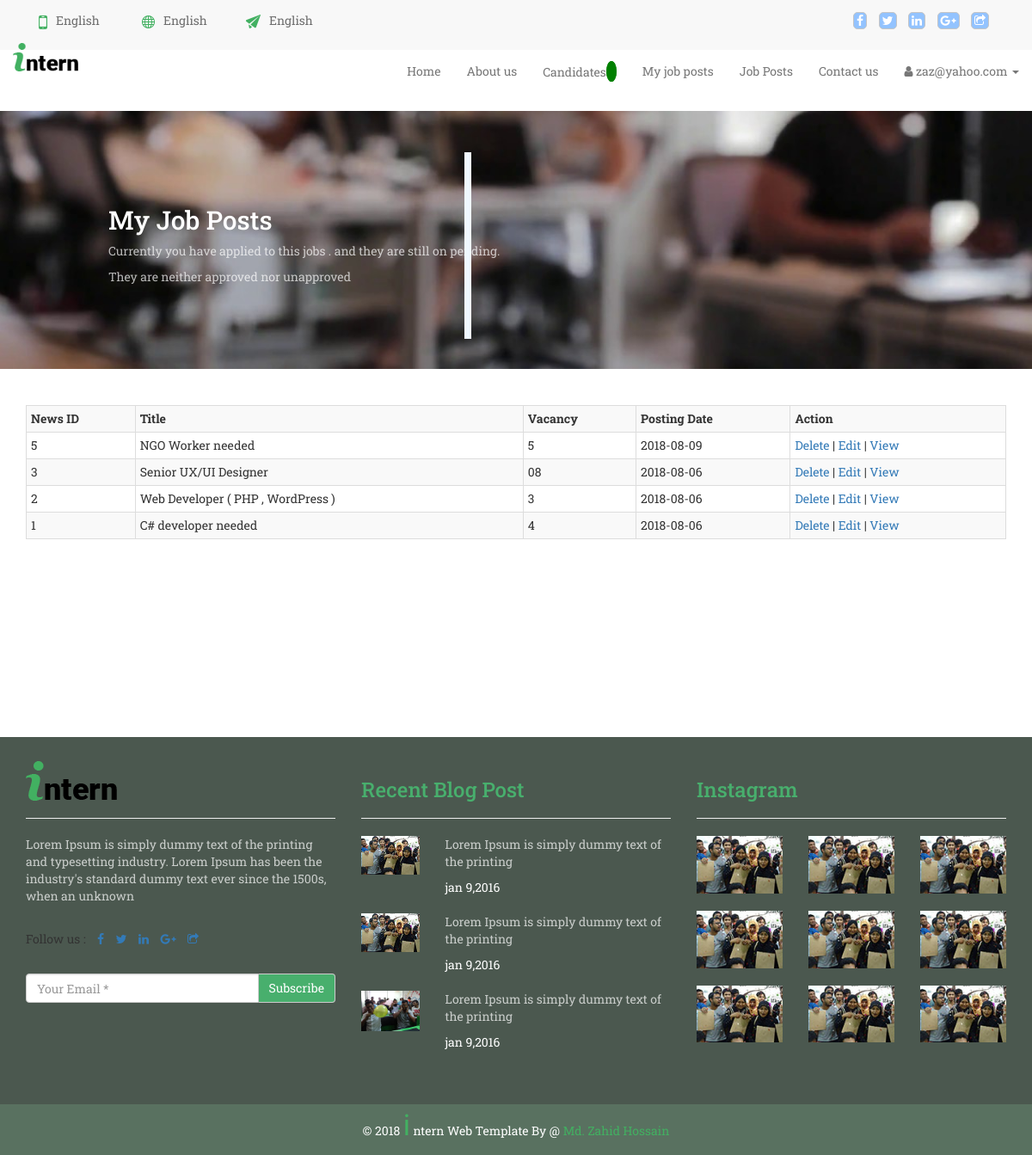
Page /myJob.php (signed in) on the earlier database version.
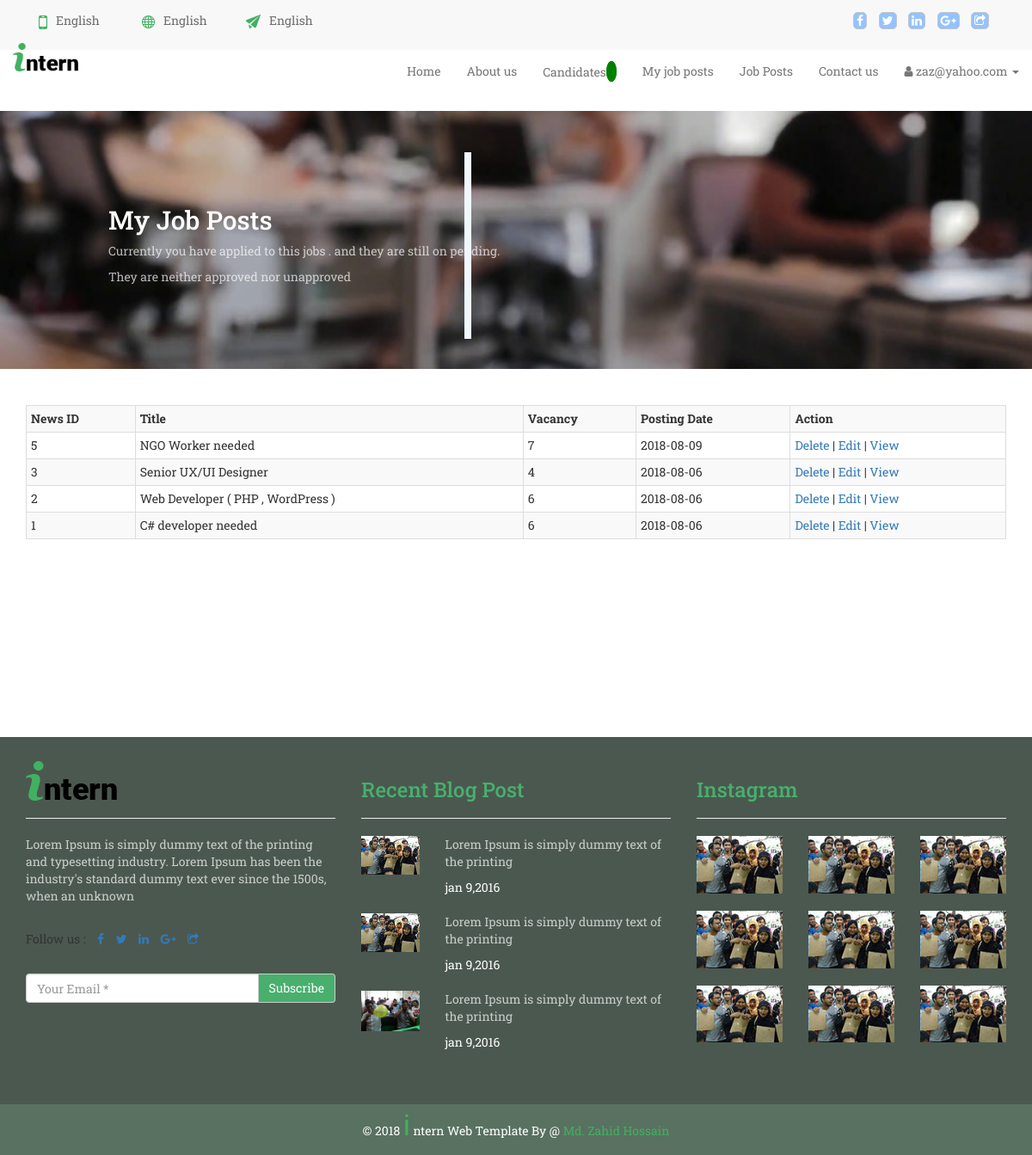
Same page on the later database version.
### tables this page shows
CREATE TABLE `jobpost` (
  `id` int(11) NOT NULL,
  `title` text NOT NULL,
  `empId` int(11) NOT NULL,
  `companyName` varchar(32) NOT NULL,
  `vacancy` varchar(10) NOT NULL,
  `context` text NOT NULL,
  `description` text NOT NULL,
  `empStatus` varchar(10) NOT NULL,
  `eduRequirement` text NOT NULL,
  `expRequirement` text NOT NULL,
  `addRequirement` text NOT NULL,
  `jobLocation` text NOT NULL,
  `salary` int(10) NOT NULL,
  `degree` varchar(32) NOT NULL,
  `browseCatg` varchar(32) NOT NULL,
  `postTime` date NOT NULL,
  `expDate` date DEFAULT NULL,
  `deletedAt` timestamp NULL DEFAULT NULL
);

### myJob.php (the view, shortened to what this page needs)
<?php
include "includes/header.php";
include "includes/head.php";
include "includes/navbar.php";
?>
<div class="top_banner">
           <div class="col-sm-6 top_banner_left">
               <h2>My Job Posts</h2>
               <p>Currently you have applied to this jobs . and they are still on pending.</p>
               <p>They are neither approved nor unapproved</p>
           </div>
           <div class="col-sm-6"></div>
</div>
<div class="container">
<table class="table table-striped table-bordered table-condensed">
		<tr>
        <th>News ID</th>
        <th>Title</th>
        <th>Vacancy</th>
        <th>Posting Date</th>
        <th>Action</th>
		</tr>
<?php
    require "config.php";
    $statement = "select * from employer where eMail = '$en' ";
    $result = mysqli_query($conn,$statement);
    if(mysqli_num_rows($result) > 0){
        while($row = mysqli_fetch_assoc($result)){
            $eId = $row['eId'];
            $query = "select * from jobpost where empId = '$eId' AND deletedAt is null order by id desc ";
            $output = mysqli_query($conn,$query);
            if(mysqli_num_rows($output) > 0){
                while($row = mysqli_fetch_assoc($output)){
                    echo "<tr>";
					echo "<td>".$row['id']."</td>";
					echo "<td>".$row['title']."</td>";
					echo "<td>".$row['vacancy']."</td>";
					echo "<td>".$row['postTime']."</td>";
					echo "<td><a href=\"empPostDelete.php?id=$row[id]\" onClick=\"return confirm('Are you sure you want to delete?')\">Delete</a> | <a href=\"editv.php?id=$row[id]\">Edit</a> | <a href=\"singleJob.php?id=$row[id]\">View</a></td>";
					echo "</tr>";
                }
            }
        }
    }
    else
    {
        echo "query failed ";
    }
?>
</table>
</div>
<?php include "includes/last.php" ?>
<?php include "includes/footer.php" ?>

### includes/header.php (shortened to what this page needs)
<!DOCTYPE html>
<html lang="en">
<head>
    <link href="font-awesome/css/font-awesome.min.css" rel="stylesheet">
    <link href="css/bootstrap.css" rel="stylesheet">
    <link rel="stylesheet" href="css/owl.carousel.css">
    <link rel="stylesheet" href="https://code.jquery.com/ui/1.12.1/themes/base/jquery-ui.css" />
    <link href="http://ajax.googleapis.com/ajax/libs/jqueryui/1.8.16/themes/black-tie/jquery-ui.css" rel="stylesheet" type="text/css" />
    <link rel="stylesheet" href="css/owl.theme.css">
    <link rel="stylesheet" href="css/swiper.min.css">
    <link rel="stylesheet" href="css/style.css">
 </head>
<body>

### includes/head.php (shortened to what this page needs)
<section id="start">
    <div class="container-fluid">
        <div class="container">
            <div class="row">
                <div class="col-sm-4">
                    <div class="col-sm-4">
                        <div class="contact">
                            <a href="#"><img src="images/callus.png" alt=""></a>
                            <p>English</p>
                        </div>
                    </div>
                    <div class="col-sm-4">
                        <div class="contact">
                            <a href="#"><img src="images/languages.png" alt=""></a>
                            <p>English</p>
                        </div>
                    </div>
                    <div class="col-sm-4">
                        <div class="contact">
                            <a href="#"><img src="images/email.png" alt=""></a>
                            <p>English</p>
                        </div>
                    </div>
                </div>
                <div class="col-sm-8">
                    <div class="social">
                        <div class="col-sm-6">
                        </div>
                        <div class="col-sm-6">
                            <ul class="list-inline pull-right social">
                                <li><a href="#"><i class="fa fa-facebook" aria-hidden="true"></i></a></li>
                                <li><a href="#"><i class="fa fa-twitter" aria-hidden="true"></i></a></li>
                                <li><a href="#"><i class="fa fa-linkedin" aria-hidden="true"></i></a></li>
                                <li><a href="#"><i class="fa fa-google-plus" aria-hidden="true"></i></a></li>
                                <li><a href="#"><i class="fa fa-share-square-o" aria-hidden="true"></i></a></li>
                            </ul>
                        </div>
                    </div>
                </div>
            </div>
        </div>
    </div>
</section>

### includes/navbar.php (shortened to what this page needs)
<section id="navbar">
        <nav class="navbar navbar-default">
            <div class="navbar-header">
                <div class="logo">
                    <a class="navbar-brand" href="index.php"><img src="images/intern.png" alt="" style="height: 33px;"></a>
                </div>
            </div>
            <div class="collapse navbar-collapse" id="bs-example-navbar-collapse-1">
                <ul class="nav navbar-nav navbar-right">
                   <?php
                   if(isset($_SESSION['un'])){
                        $un= $_SESSION['un'];
                        echo '<li><a href="index.php">Home</a></li>
                              <li><a href="about.php">About us</a></li>
                              <li><a href="appliedJobs.php">Applied Jobs <span style="color: #fbf5f5;border: 2px solid green;border-radius: 100%;font-size: 15px;background: green;padding: 0px 4px 0px 4px;font-weight: 800;">'.$_SESSION['applied_job'].'</span></a></li>   <li><a href="jobPost.php">Job Posts</a></li>
                              <li><a href="contact.php">Contact us</a></li>
                              <li class="dropdown">
                                <a href="#" class="dropdown-toggle" data-toggle="dropdown"><i class="fa fa-user"></i> '.$un.' <b class="caret"></b></a>
                                <ul class="dropdown-menu">
                                    <li>
                                        <a href="candProfile.php?user='.$un.'"><i class="fa fa-fw fa-user"></i> Profile</a>
                                    </li>
                                    <li class="divider"></li>
                                    <li>
                                        <a href="logoutVer.php"><i class="fa fa-fw fa-power-off"></i> Log Out</a>
                                    </li>
                                </ul>
                            </li>';
                   }
                    else if(isset($_SESSION['en'])){
                        $en= $_SESSION['en'];
                        echo '<li><a href="index.php">Home</a></li>
                              <li><a href="about.php">About us</a></li>
                              <li><a href="candidates.php">Candidates <span style="color: #fbf5f5;border: 2px solid green;border-radius: 100%;font-size: 15px;background: green;padding: 0px 4px 0px 4px;font-weight: 800;">'.$_SESSION["candidate_count"].'</span></a></li>
                              <li><a href="myjob.php">My job posts</a></li>
                              <li><a href="jobPost.php">Job Posts</a></li>
                              <li><a href="contact.php">Contact us</a></li>
                              <li class="dropdown">
                                <a href="#" class="dropdown-toggle" data-toggle="dropdown"><i class="fa fa-user"></i> '.$en.' <b class="caret"></b></a>
                                <ul class="dropdown-menu">
                                    <li>
                                        <a href="empProfile.php?user='.$en.'"><i class="fa fa-fw fa-user"></i> Profile</a>
                                    </li>
                                    <li class="divider"></li>
                                    <li>
                                        <a href="logoutVer.php"><i class="fa fa-fw fa-power-off"></i> Log Out</a>
                                    </li>
                                </ul>
                            </li>';
                  }
                    ?>
                </ul>
            </div>
        </nav>
</section>

### includes/last.php
<section id="footer">
    <div class="container">
        <div class="row footer">
            <div class="col-sm-4">
                <div class="footer_logo">
                    <a href="#"><img src="images/intern.png" alt="intern" class="img-responsive"></a>
                </div>
                <hr>
                <div class="logo_text">
                    <p>Lorem Ipsum is simply dummy text of the printing and typesetting industry. Lorem Ipsum has been the industry's standard dummy text ever since the 1500s, when an unknown</p>
                </div>
                <br>
                <div class="follow_us">
                    <ul class="list-inline">
                        <li>Follow us : </li>
                        <li><a href="#"><i class="fa fa-facebook" aria-hidden="true"></i></a></li>
                        <li><a href="#"><i class="fa fa-twitter" aria-hidden="true"></i></a></li>
                        <li><a href="#"><i class="fa fa-linkedin" aria-hidden="true"></i></a></li>
                        <li><a href="#"><i class="fa fa-google-plus" aria-hidden="true"></i></a></li>
                        <li><a href="#"><i class="fa fa-share-square-o" aria-hidden="true"></i></a></li>
                    </ul>
                </div>
                <br>
                <div class="input-group">
                    <input type="text" class="form-control" placeholder="Your Email *"> <span class="input-group-addon btn btn-custom3" id="addon">Subscribe</span> </div>
            </div>
            <div class="col-sm-4">
                <h3>Recent Blog Post</h3>
                <hr>
                <div class="row blog">
                    <div class="col-sm-3">
                        <a href="#"><img src="images/foot.jpg" alt="" class="img-responsive"></a>
                    </div>
                    <div class="col-sm-9">
                        <p>Lorem Ipsum is simply dummy text of the printing</p> <span>jan 9,2016</span> </div>
                </div>
                <div class="row blog">
                    <div class="col-sm-3">
                        <a href="#"><img src="images/foot.jpg" alt="" class="img-responsive"></a>
                    </div>
                    <div class="col-sm-9">
                        <p>Lorem Ipsum is simply dummy text of the printing</p> <span>jan 9,2016</span> </div>
                </div>
                <div class="row blog">
                    <div class="col-sm-3">
                        <a href="#"><img src="images/gallery4.jpg" alt="" class="img-responsive"></a>
                    </div>
                    <div class="col-sm-9">
                        <p>Lorem Ipsum is simply dummy text of the printing</p> <span>jan 9,2016</span> </div>
                </div>
            </div>
            <div class="col-sm-4">
                <h3>Instagram</h3>
                <hr>
                <div class="row">
                    <div class="col-sm-4 instagram"> <img src="images/foot.jpg" alt="" class="img-responsive"> </div>
                    <div class="col-sm-4 instagram"> <img src="images/foot.jpg" alt="" class="img-responsive"> </div>
                    <div class="col-sm-4 instagram"> <img src="images/foot.jpg" alt="" class="img-responsive"> </div>
                    <div class="col-sm-4 instagram"> <img src="images/foot.jpg" alt="" class="img-responsive"> </div>
                    <div class="col-sm-4 instagram"> <img src="images/foot.jpg" alt="" class="img-responsive"> </div>
                    <div class="col-sm-4 instagram"> <img src="images/foot.jpg" alt="" class="img-responsive"> </div>
                    <div class="col-sm-4 instagram"> <img src="images/foot.jpg" alt="" class="img-responsive"> </div>
                    <div class="col-sm-4 instagram"> <img src="images/foot.jpg" alt="" class="img-responsive"> </div>
                    <div class="col-sm-4 instagram"> <img src="images/foot.jpg" alt="" class="img-responsive"> </div>
                </div>
            </div>
        </div>
    </div>
</section>

### includes/footer.php (shortened to what this page needs)
<section id="last">
        <div class="container">
           <div class="last">
               <p>&copy; 2018 <span class="diff">i</span> ntern Web Template By @ <span><a href="https://www.facebook.com/zahid.shuvro.5" target="_blank">Md. Zahid Hossain</a></span></p>
           </div>
        </div>
    </section>
</body>
</html>

### css/style.css (style rules this page uses)
body { font-family: 'Roboto Slab', serif; }
p { opacity: .7; }
#start { padding-bottom: 1em; padding-top: 1em; background: #f8f8f8 }
.contact { display: inline-flex; }
.contact a { margin: 0 10px 0 0; }
.social i { border: 1px solid #c5c5c5; padding: 2px 3px; border-radius: 5px; background: #93c3ff; color: #fff; transition: .5s; }
.dropdown { position: relative; display: inline-block; }
#navbar { padding-bottom: 0; }
.navbar-default { border: transparent; background: transparent; }
.logo a { margin-top: -23px; }
#footer { padding-bottom: 3em; background: #4b584f; margin-top: 15em; padding-top: 2em; }
.blog { margin-bottom: 20px }
.btn-custom3 { background: #48af6d; color: #fff; }
.instagram img { margin-bottom: 20px; }
.footer h3 { color: #48af6d; }
.footer p { color: white; }
.footer span { color: white; }
#last { background: #597160; }
.last p { opacity: 1; text-align: center; color: white; }
.last span { color: #42b061; }
.last span a { text-decoration: none; color: #42b061; }
.diff { font-size: 34px; font-family: 'Kaushan Script', cursive; }
.top_banner { background-image: url(../images/catgpic.jpg); background-color: #198a23; background-position: 0 100%; background-size: cover; background-repeat: no-repeat; min-height: 300px; overflow: hidden; margin-bottom: 3em; }
.top_banner_left { color: white; padding: 90px 9px 4px 9em; position: relative; }
.top_banner_left::after { content: ''; width: 0; height: 100%; position: absolute; bottom: -48px; left: 90%; border: 4px solid aliceblue; -moz-transform: skewX(10deg); transform: skewX(10deg)\; }

Differences in the rows shown:
changed jobpost "NGO Worker needed": vacancy "5" → "7"
changed jobpost "Senior UX/UI Designer": vacancy "08" → "4"
changed jobpost "Web Developer ( PHP , WordPress )": vacancy "3" → "6"
changed jobpost "C# developer needed": vacancy "4" → "6"
